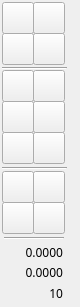
<?xml version="1.0" encoding="UTF-8"?>
<ui version="4.0">
 <class>QG_CadToolBarMain</class>
 <widget class="QWidget" name="QG_CadToolBarMain">
  <property name="geometry">
   <rect>
    <x>0</x>
    <y>0</y>
    <width>80</width>
    <height>307</height>
   </rect>
  </property>
  <property name="sizePolicy">
   <sizepolicy hsizetype="Fixed" vsizetype="Fixed">
    <horstretch>0</horstretch>
    <verstretch>0</verstretch>
   </sizepolicy>
  </property>
  <property name="minimumSize">
   <size>
    <width>0</width>
    <height>0</height>
   </size>
  </property>
  <property name="maximumSize">
   <size>
    <width>80</width>
    <height>457</height>
   </size>
  </property>
  <property name="windowTitle">
   <string>Main</string>
  </property>
  <widget class="QToolButton" name="bHidden">
   <property name="geometry">
    <rect>
     <x>2</x>
     <y>353</y>
     <width>0</width>
     <height>0</height>
    </rect>
   </property>
   <property name="maximumSize">
    <size>
     <width>0</width>
     <height>0</height>
    </size>
   </property>
   <property name="toolTip">
    <string/>
   </property>
   <property name="text">
    <string/>
   </property>
   <property name="iconSize">
    <size>
     <width>0</width>
     <height>0</height>
    </size>
   </property>
   <property name="checkable">
    <bool>true</bool>
   </property>
   <property name="autoExclusive">
    <bool>true</bool>
   </property>
  </widget>
  <widget class="QToolButton" name="bTrim">
   <property name="enabled">
    <bool>true</bool>
   </property>
   <property name="geometry">
    <rect>
     <x>2</x>
     <y>70</y>
     <width>32</width>
     <height>32</height>
    </rect>
   </property>
   <property name="maximumSize">
    <size>
     <width>32</width>
     <height>32</height>
    </size>
   </property>
   <property name="toolTip">
    <string>修剪1</string>
   </property>
   <property name="text">
    <string/>
   </property>
   <property name="icon">
    <iconset>
     <activeoff>:/extui/modifytrim_OFF.png</activeoff>
     <activeon>:/extui/modifytrim_ON.png</activeon>
    </iconset>
   </property>
   <property name="iconSize">
    <size>
     <width>32</width>
     <height>32</height>
    </size>
   </property>
   <property name="checkable">
    <bool>true</bool>
   </property>
   <property name="checked">
    <bool>false</bool>
   </property>
   <property name="autoExclusive">
    <bool>false</bool>
   </property>
  </widget>
  <widget class="QToolButton" name="bTrim2">
   <property name="enabled">
    <bool>true</bool>
   </property>
   <property name="geometry">
    <rect>
     <x>33</x>
     <y>70</y>
     <width>32</width>
     <height>32</height>
    </rect>
   </property>
   <property name="maximumSize">
    <size>
     <width>32</width>
     <height>32</height>
    </size>
   </property>
   <property name="toolTip">
    <string>修剪2</string>
   </property>
   <property name="text">
    <string/>
   </property>
   <property name="icon">
    <iconset>
     <activeoff>:/extui/modifytrim2_OFF.png</activeoff>
     <activeon>:/extui/modifytrim2_ON.png</activeon>
    </iconset>
   </property>
   <property name="iconSize">
    <size>
     <width>32</width>
     <height>32</height>
    </size>
   </property>
   <property name="checkable">
    <bool>true</bool>
   </property>
   <property name="checked">
    <bool>false</bool>
   </property>
   <property name="autoExclusive">
    <bool>false</bool>
   </property>
  </widget>
  <widget class="QToolButton" name="bScale">
   <property name="enabled">
    <bool>true</bool>
   </property>
   <property name="geometry">
    <rect>
     <x>2</x>
     <y>132</y>
     <width>32</width>
     <height>32</height>
    </rect>
   </property>
   <property name="maximumSize">
    <size>
     <width>32</width>
     <height>32</height>
    </size>
   </property>
   <property name="toolTip">
    <string>缩放: 请先选择图形后，再执行缩放功能!</string>
   </property>
   <property name="text">
    <string/>
   </property>
   <property name="icon">
    <iconset>
     <activeoff>:/extui/dlgscale_OFF.png</activeoff>
     <activeon>:/extui/dlgscale_ON.png</activeon>
    </iconset>
   </property>
   <property name="iconSize">
    <size>
     <width>32</width>
     <height>32</height>
    </size>
   </property>
   <property name="checkable">
    <bool>true</bool>
   </property>
   <property name="checked">
    <bool>false</bool>
   </property>
   <property name="autoExclusive">
    <bool>false</bool>
   </property>
  </widget>
  <widget class="QToolButton" name="bMove">
   <property name="enabled">
    <bool>true</bool>
   </property>
   <property name="geometry">
    <rect>
     <x>2</x>
     <y>101</y>
     <width>32</width>
     <height>32</height>
    </rect>
   </property>
   <property name="maximumSize">
    <size>
     <width>32</width>
     <height>32</height>
    </size>
   </property>
   <property name="toolTip">
    <string>平移: 请先选择图形后，再执行平移功能!</string>
   </property>
   <property name="text">
    <string/>
   </property>
   <property name="icon">
    <iconset>
     <activeoff>:/extui/modifymove_OFF.png</activeoff>
     <activeon>:/extui/modifymove_ON.png</activeon>
    </iconset>
   </property>
   <property name="iconSize">
    <size>
     <width>32</width>
     <height>32</height>
    </size>
   </property>
   <property name="checkable">
    <bool>true</bool>
   </property>
   <property name="checked">
    <bool>false</bool>
   </property>
   <property name="autoExclusive">
    <bool>false</bool>
   </property>
  </widget>
  <widget class="QToolButton" name="bRotate">
   <property name="enabled">
    <bool>true</bool>
   </property>
   <property name="geometry">
    <rect>
     <x>33</x>
     <y>101</y>
     <width>32</width>
     <height>32</height>
    </rect>
   </property>
   <property name="maximumSize">
    <size>
     <width>32</width>
     <height>32</height>
    </size>
   </property>
   <property name="toolTip">
    <string>旋转: 请先选择图形后，再执行旋转功能!</string>
   </property>
   <property name="text">
    <string/>
   </property>
   <property name="icon">
    <iconset>
     <activeoff>:/extui/modifyrotate_OFF.png</activeoff>
     <activeon>:/extui/modifyrotate_ON.png</activeon>
    </iconset>
   </property>
   <property name="iconSize">
    <size>
     <width>32</width>
     <height>32</height>
    </size>
   </property>
   <property name="checkable">
    <bool>true</bool>
   </property>
   <property name="checked">
    <bool>false</bool>
   </property>
   <property name="autoExclusive">
    <bool>false</bool>
   </property>
  </widget>
  <widget class="QToolButton" name="bMirror">
   <property name="enabled">
    <bool>true</bool>
   </property>
   <property name="geometry">
    <rect>
     <x>33</x>
     <y>132</y>
     <width>32</width>
     <height>32</height>
    </rect>
   </property>
   <property name="maximumSize">
    <size>
     <width>32</width>
     <height>32</height>
    </size>
   </property>
   <property name="toolTip">
    <string>镜像: 请先选择图形后，再执行镜像功能!</string>
   </property>
   <property name="text">
    <string/>
   </property>
   <property name="icon">
    <iconset>
     <activeoff>:/extui/modifymirror_OFF.png</activeoff>
     <activeon>:/extui/modifymirror_ON.png</activeon>
    </iconset>
   </property>
   <property name="iconSize">
    <size>
     <width>32</width>
     <height>32</height>
    </size>
   </property>
   <property name="checkable">
    <bool>true</bool>
   </property>
   <property name="checked">
    <bool>false</bool>
   </property>
   <property name="autoExclusive">
    <bool>false</bool>
   </property>
  </widget>
  <widget class="Line" name="line">
   <property name="enabled">
    <bool>true</bool>
   </property>
   <property name="geometry">
    <rect>
     <x>2</x>
     <y>60</y>
     <width>65</width>
     <height>16</height>
    </rect>
   </property>
   <property name="orientation">
    <enum>Qt::Horizontal</enum>
   </property>
  </widget>
  <widget class="Line" name="line_2">
   <property name="enabled">
    <bool>true</bool>
   </property>
   <property name="geometry">
    <rect>
     <x>2</x>
     <y>160</y>
     <width>65</width>
     <height>16</height>
    </rect>
   </property>
   <property name="orientation">
    <enum>Qt::Horizontal</enum>
   </property>
  </widget>
  <widget class="QToolButton" name="bCircle">
   <property name="enabled">
    <bool>true</bool>
   </property>
   <property name="geometry">
    <rect>
     <x>33</x>
     <y>33</y>
     <width>32</width>
     <height>32</height>
    </rect>
   </property>
   <property name="maximumSize">
    <size>
     <width>32</width>
     <height>32</height>
    </size>
   </property>
   <property name="toolTip">
    <string>圆</string>
   </property>
   <property name="text">
    <string/>
   </property>
   <property name="icon">
    <iconset>
     <activeoff>:/extui/circles_OFF.png</activeoff>
     <activeon>:/extui/circles_ON.png</activeon>
    </iconset>
   </property>
   <property name="iconSize">
    <size>
     <width>32</width>
     <height>32</height>
    </size>
   </property>
   <property name="checkable">
    <bool>true</bool>
   </property>
   <property name="checked">
    <bool>false</bool>
   </property>
   <property name="autoExclusive">
    <bool>false</bool>
   </property>
  </widget>
  <widget class="QToolButton" name="bNormal">
   <property name="enabled">
    <bool>true</bool>
   </property>
   <property name="geometry">
    <rect>
     <x>2</x>
     <y>2</y>
     <width>32</width>
     <height>32</height>
    </rect>
   </property>
   <property name="maximumSize">
    <size>
     <width>32</width>
     <height>32</height>
    </size>
   </property>
   <property name="toolTip">
    <string>线段</string>
   </property>
   <property name="text">
    <string/>
   </property>
   <property name="icon">
    <iconset>
     <activeoff>:/extui/linesnormal_OFF.png</activeoff>
     <activeon>:/extui/linesnormal_ON.png</activeon>
    </iconset>
   </property>
   <property name="iconSize">
    <size>
     <width>32</width>
     <height>32</height>
    </size>
   </property>
   <property name="checkable">
    <bool>true</bool>
   </property>
   <property name="checked">
    <bool>false</bool>
   </property>
   <property name="autoExclusive">
    <bool>false</bool>
   </property>
  </widget>
  <widget class="QToolButton" name="bRectangle">
   <property name="enabled">
    <bool>true</bool>
   </property>
   <property name="geometry">
    <rect>
     <x>33</x>
     <y>2</y>
     <width>32</width>
     <height>32</height>
    </rect>
   </property>
   <property name="maximumSize">
    <size>
     <width>32</width>
     <height>32</height>
    </size>
   </property>
   <property name="toolTip">
    <string>矩形</string>
   </property>
   <property name="text">
    <string/>
   </property>
   <property name="icon">
    <iconset>
     <activeoff>:/extui/linesrect_OFF.png</activeoff>
     <activeon>:/extui/linesrect_ON.png</activeon>
    </iconset>
   </property>
   <property name="iconSize">
    <size>
     <width>32</width>
     <height>32</height>
    </size>
   </property>
   <property name="checkable">
    <bool>true</bool>
   </property>
   <property name="checked">
    <bool>false</bool>
   </property>
   <property name="autoExclusive">
    <bool>false</bool>
   </property>
  </widget>
  <widget class="QToolButton" name="bArc">
   <property name="enabled">
    <bool>true</bool>
   </property>
   <property name="geometry">
    <rect>
     <x>2</x>
     <y>33</y>
     <width>32</width>
     <height>32</height>
    </rect>
   </property>
   <property name="maximumSize">
    <size>
     <width>32</width>
     <height>32</height>
    </size>
   </property>
   <property name="toolTip">
    <string>圆弧</string>
   </property>
   <property name="text">
    <string/>
   </property>
   <property name="icon">
    <iconset>
     <activeoff>:/extui/arcscraa_OFF.png</activeoff>
     <activeon>:/extui/arcscraa_ON.png</activeon>
    </iconset>
   </property>
   <property name="iconSize">
    <size>
     <width>32</width>
     <height>32</height>
    </size>
   </property>
   <property name="checkable">
    <bool>true</bool>
   </property>
   <property name="checked">
    <bool>false</bool>
   </property>
   <property name="autoExclusive">
    <bool>false</bool>
   </property>
  </widget>
  <widget class="Line" name="line_3">
   <property name="enabled">
    <bool>true</bool>
   </property>
   <property name="geometry">
    <rect>
     <x>4</x>
     <y>230</y>
     <width>60</width>
     <height>16</height>
    </rect>
   </property>
   <property name="orientation">
    <enum>Qt::Horizontal</enum>
   </property>
  </widget>
  <widget class="QToolButton" name="bDel">
   <property name="enabled">
    <bool>true</bool>
   </property>
   <property name="geometry">
    <rect>
     <x>33</x>
     <y>202</y>
     <width>32</width>
     <height>32</height>
    </rect>
   </property>
   <property name="maximumSize">
    <size>
     <width>32</width>
     <height>32</height>
    </size>
   </property>
   <property name="toolTip">
    <string>删除</string>
   </property>
   <property name="text">
    <string/>
   </property>
   <property name="icon">
    <iconset>
     <activeoff>:/extui/delete.png</activeoff>
     <activeon>:/extui/delete.png</activeon>
    </iconset>
   </property>
   <property name="iconSize">
    <size>
     <width>32</width>
     <height>32</height>
    </size>
   </property>
   <property name="checkable">
    <bool>true</bool>
   </property>
   <property name="autoRepeat">
    <bool>false</bool>
   </property>
   <property name="autoExclusive">
    <bool>false</bool>
   </property>
   <property name="autoRepeatDelay">
    <number>500</number>
   </property>
  </widget>
  <widget class="QToolButton" name="bUnAll">
   <property name="enabled">
    <bool>true</bool>
   </property>
   <property name="geometry">
    <rect>
     <x>2</x>
     <y>171</y>
     <width>32</width>
     <height>32</height>
    </rect>
   </property>
   <property name="maximumSize">
    <size>
     <width>32</width>
     <height>32</height>
    </size>
   </property>
   <property name="toolTip">
    <string>放弃选择</string>
   </property>
   <property name="text">
    <string/>
   </property>
   <property name="icon">
    <iconset>
     <activeoff>:/extui/selectnothing_OFF.png</activeoff>
     <activeon>:/extui/selectnothing_ON.png</activeon>
    </iconset>
   </property>
   <property name="iconSize">
    <size>
     <width>32</width>
     <height>32</height>
    </size>
   </property>
   <property name="checkable">
    <bool>true</bool>
   </property>
   <property name="autoRepeat">
    <bool>false</bool>
   </property>
   <property name="autoExclusive">
    <bool>false</bool>
   </property>
  </widget>
  <widget class="QToolButton" name="bAll">
   <property name="enabled">
    <bool>true</bool>
   </property>
   <property name="geometry">
    <rect>
     <x>33</x>
     <y>171</y>
     <width>32</width>
     <height>32</height>
    </rect>
   </property>
   <property name="maximumSize">
    <size>
     <width>32</width>
     <height>32</height>
    </size>
   </property>
   <property name="toolTip">
    <string>全选</string>
   </property>
   <property name="text">
    <string/>
   </property>
   <property name="icon">
    <iconset>
     <activeoff>:/extui/selectall_OFF.png</activeoff>
     <activeon>:/extui/selectall_ON.png</activeon>
    </iconset>
   </property>
   <property name="iconSize">
    <size>
     <width>32</width>
     <height>32</height>
    </size>
   </property>
   <property name="checkable">
    <bool>true</bool>
   </property>
   <property name="autoRepeat">
    <bool>false</bool>
   </property>
   <property name="autoExclusive">
    <bool>false</bool>
   </property>
  </widget>
  <widget class="QToolButton" name="bInvert">
   <property name="enabled">
    <bool>true</bool>
   </property>
   <property name="geometry">
    <rect>
     <x>2</x>
     <y>202</y>
     <width>32</width>
     <height>32</height>
    </rect>
   </property>
   <property name="maximumSize">
    <size>
     <width>32</width>
     <height>32</height>
    </size>
   </property>
   <property name="toolTip">
    <string>反选</string>
   </property>
   <property name="text">
    <string/>
   </property>
   <property name="icon">
    <iconset>
     <activeoff>:/extui/selectinvert_OFF.png</activeoff>
     <activeon>:/extui/selectinvert_ON.png</activeon>
    </iconset>
   </property>
   <property name="iconSize">
    <size>
     <width>32</width>
     <height>32</height>
    </size>
   </property>
   <property name="checkable">
    <bool>true</bool>
   </property>
   <property name="autoRepeat">
    <bool>false</bool>
   </property>
   <property name="autoExclusive">
    <bool>false</bool>
   </property>
  </widget>
  <widget class="QLabel" name="lCoord1">
   <property name="geometry">
    <rect>
     <x>3</x>
     <y>242</y>
     <width>60</width>
     <height>20</height>
    </rect>
   </property>
   <property name="font">
    <font>
     <family>宋体</family>
     <pointsize>9</pointsize>
    </font>
   </property>
   <property name="frameShape">
    <enum>QFrame::NoFrame</enum>
   </property>
   <property name="frameShadow">
    <enum>QFrame::Plain</enum>
   </property>
   <property name="text">
    <string>0.0000</string>
   </property>
   <property name="alignment">
    <set>Qt::AlignRight|Qt::AlignTrailing|Qt::AlignVCenter</set>
   </property>
   <property name="wordWrap">
    <bool>false</bool>
   </property>
  </widget>
  <widget class="QLabel" name="lCoord1b">
   <property name="geometry">
    <rect>
     <x>3</x>
     <y>262</y>
     <width>60</width>
     <height>20</height>
    </rect>
   </property>
   <property name="font">
    <font>
     <family>宋体</family>
     <pointsize>9</pointsize>
    </font>
   </property>
   <property name="frameShape">
    <enum>QFrame::NoFrame</enum>
   </property>
   <property name="frameShadow">
    <enum>QFrame::Plain</enum>
   </property>
   <property name="text">
    <string>0.0000</string>
   </property>
   <property name="alignment">
    <set>Qt::AlignRight|Qt::AlignTrailing|Qt::AlignVCenter</set>
   </property>
   <property name="wordWrap">
    <bool>false</bool>
   </property>
  </widget>
  <widget class="QLabel" name="lGridGap">
   <property name="geometry">
    <rect>
     <x>3</x>
     <y>283</y>
     <width>60</width>
     <height>20</height>
    </rect>
   </property>
   <property name="font">
    <font>
     <family>宋体</family>
     <pointsize>9</pointsize>
    </font>
   </property>
   <property name="frameShape">
    <enum>QFrame::NoFrame</enum>
   </property>
   <property name="frameShadow">
    <enum>QFrame::Plain</enum>
   </property>
   <property name="text">
    <string>10</string>
   </property>
   <property name="alignment">
    <set>Qt::AlignRight|Qt::AlignTrailing|Qt::AlignVCenter</set>
   </property>
   <property name="wordWrap">
    <bool>false</bool>
   </property>
  </widget>
 </widget>
 <layoutdefault spacing="6" margin="11"/>
 <resources>
  <include location="../../res/extui/extui.qrc"/>
  <include location="../../res/actions/actions.qrc"/>
  <include location="../../res/ui/ui.qrc"/>
 </resources>
 <connections/>
 <slots>
  <slot>drawLine()</slot>
  <slot>drawLineRectangle()</slot>
  <slot>drawCircle()</slot>
  <slot>drawArc()</slot>
  <slot>deselectAll()</slot>
  <slot>selectAll()</slot>
  <slot>selectInvert()</slot>
  <slot>modifyTrim()</slot>
  <slot>modifyTrim2()</slot>
  <slot>modifyMove()</slot>
  <slot>modifyRotate()</slot>
  <slot>modifyScale()</slot>
  <slot>modifyMirror()</slot>
  <slot>drawLeadLine()</slot>
  <slot>drawLeadLineSide()</slot>
  <slot>drawLeadArcLineVertical()</slot>
  <slot>drawLeadArcLineOblique()</slot>
 </slots>
</ui>
